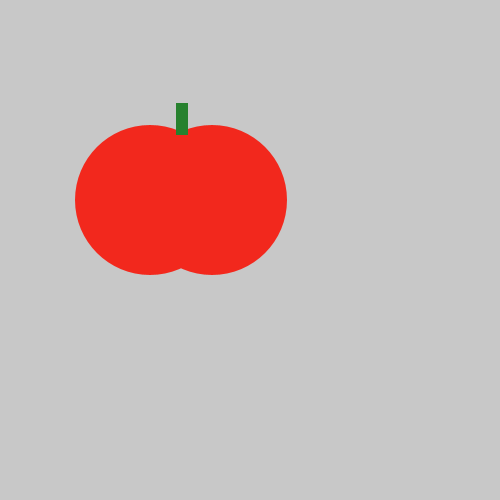
Frame 1 (no input)
Frame 60 (the mouse pressed at the canvas centre just before this capture): identical to frame 1, image omitted
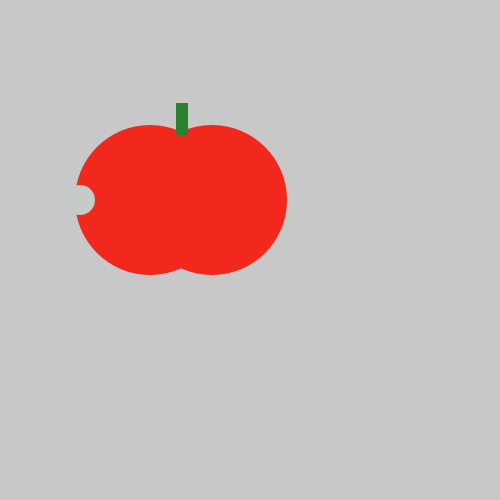
Frame 120 (the mouse held since frame 60 and released just before this capture)

The Processing sketch that drew these frames (run headless with seeded random() and noise(); from frame 60 on, the mouse is pressed at the canvas centre):

// Processing sketch: tomato
// ── tomato.pde
void setup(){
  size(500,500);
  
}
void draw(){
  background(200,200,200);
  noStroke();
  fill(242,40,29);
  ellipse(150,200,150,150);
  ellipse(212,200,150,150);
  fill(39,129,46);
  rect(176,103,12,32);
 
  if(mousePressed){
     fill(197,203,198);
  ellipse(80,200,30,30);
  }
}
